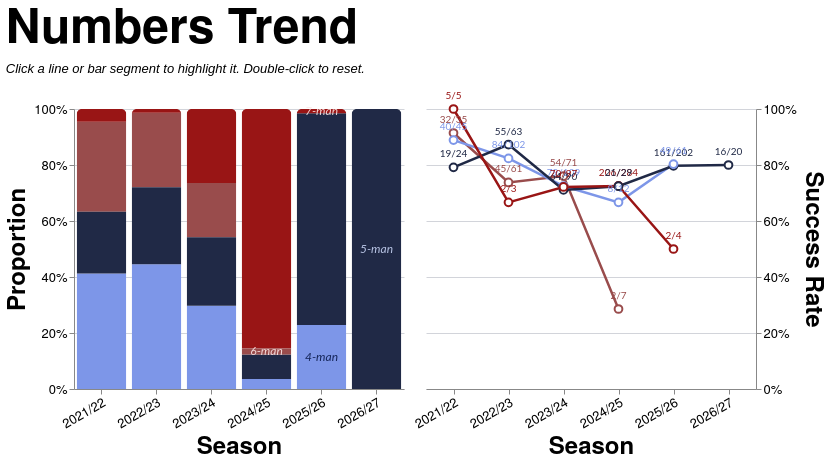

The specification (Vega-Lite) saved for this image:
### Vega-Lite specification from a JSON file in a GitHub repository (floating-point values rounded to 4 significant figures; data arrays with more than 128 entries replaced by an {"elided": "..."} marker saying what was removed)
{"config": {"axis": {"labelFont": "PT Sans Narrow, Helvetica Neue, Helvetica, Arial, sans-serif", "titleFont": "PT Sans Narrow, Helvetica Neue, Helvetica, Arial, sans-serif", "labelFontSize": 13, "titleFontSize": 24, "gridColor": "#202947", "gridOpacity": 0.2, "zindex": 1}, "text": {"font": "Lato, sans-serif"}, "bar": {"cornerRadiusEnd": 5}, "header": {"labelFont": "PT Sans Narrow, Helvetica Neue, Helvetica, Arial, sans-serif", "titleFont": "PT Sans Narrow, Helvetica Neue, Helvetica, Arial, sans-serif", "labelFontSize": 24, "titleFontSize": 28, "labelFontWeight": "bold", "orient": "left"}, "legend": {"labelFont": "PT Sans Narrow, Helvetica Neue, Helvetica, Arial, sans-serif", "titleFont": "PT Sans Narrow, Helvetica Neue, Helvetica, Arial, sans-serif", "labelFontSize": 14, "titleFontSize": 16, "titlePadding": 5, "fillColor": "white", "strokeColor": "black", "padding": 10, "titleFontWeight": "lighter", "titleFontStyle": "italic", "titleColor": "gray", "offset": 10}, "title": {"font": "PT Sans Narrow, Helvetica Neue, Helvetica, Arial, sans-serif", "fontSize": 48, "fontWeight": "bold", "anchor": "start", "align": "center", "titlePadding": 20, "subtitlePadding": 10, "subtitleFontSize": 13, "subtitleColor": "", "subtitleFontStyle": "italic", "offset": 15, "color": "black"}, "axisX": {"labelAngle": 0}, "facet": {"title": null, "header": null, "align": {"row": "each", "column": "each"}, "spacing": 10}, "resolve": {"scale": {"y": "independent", "facet": "independent"}}, "background": "transparent", "scale": {"offsetBandPaddingOuter": 0.2, "offsetBandPaddingInner": 0.1}, "view": {"stroke": null, "background": "transparent"}}, "hconcat": [{"layer": [{"mark": {"type": "bar", "opacity": 0.85}, "encoding": {"color": {"field": "numbers", "legend": null, "scale": {"domain": ["4", "5", "6", "7"], "range": ["#7d96e8", "#202946", "#994C4C", "#991515"]}, "sort": ["4", "5", "6", "7"], "type": "nominal"}, "opacity": {"condition": {"param": "param_10", "value": 1.0, "empty": true}, "value": 0.2}, "order": {"field": "stack_order", "sort": "ascending", "type": "quantitative"}, "stroke": {"value": "transparent"}, "tooltip": [{"field": "season", "title": "Season", "type": "nominal"}, {"field": "numbers_display", "title": "Numbers", "type": "nominal"}, {"field": "attempts", "format": ",.0f", "title": "Attempts", "type": "quantitative"}, {"field": "won", "format": ",.0f", "title": "Won", "type": "quantitative"}, {"field": "success_rate", "format": ".1%", "title": "Success Rate", "type": "quantitative"}], "x": {"axis": {"labelAngle": -30}, "field": "season", "sort": ["2021/22", "2022/23", "2023/24", "2024/25", "2025/26", "2026/27"], "title": "Season", "type": "nominal"}, "y": {"axis": {"format": "%", "orient": "left"}, "field": "attempts", "stack": "normalize", "title": "Proportion", "type": "quantitative"}}, "name": "view_7", "transform": [{"filter": "(loSquad == 'All' || datum.squad == loSquad) && (loGameType == 'All' || (loGameType == 'League + Cup' && (datum.game_type == 'League' || datum.game_type == 'Cup')) || (loGameType == 'League only' && datum.game_type == 'League') || datum.game_type == loGameType) && (loThrower == 'All' || datum.thrower == loThrower) && (loJumper == 'All' || datum.jumper == loJumper) && (loArea == 'All' || datum.area == loArea)"}, {"aggregate": [{"op": "count", "as": "attempts"}, {"op": "sum", "field": "won", "as": "won"}], "groupby": ["season", "numbers"]}, {"calculate": "datum.won / datum.attempts", "as": "success_rate"}, {"calculate": "datum.won + '/' + datum.attempts", "as": "won_attempts_label"}, {"calculate": "datum.numbers + '-man'", "as": "numbers_display"}, {"calculate": "datum.numbers == '4' ? 0 : datum.numbers == '5' ? 1 : datum.numbers == '6' ? 2 : datum.numbers == '7' ? 3 : 999", "as": "stack_order"}]}, {"mark": {"type": "text", "align": "center", "baseline": "middle", "fontSize": 12, "fontStyle": "italic"}, "encoding": {"color": {"field": "text_label_color", "legend": null, "scale": null, "type": "nominal"}, "opacity": {"condition": {"param": "param_10", "value": 0.9, "empty": true}, "value": 0.3}, "text": {"field": "numbers_display", "type": "nominal"}, "x": {"axis": {"labelAngle": -30}, "field": "season", "sort": ["2021/22", "2022/23", "2023/24", "2024/25", "2025/26", "2026/27"], "title": "Season", "type": "nominal"}, "y": {"field": "mid_y", "scale": {"domain": [0, 1]}, "type": "quantitative"}}, "transform": [{"filter": "(loSquad == 'All' || datum.squad == loSquad) && (loGameType == 'All' || (loGameType == 'League + Cup' && (datum.game_type == 'League' || datum.game_type == 'Cup')) || (loGameType == 'League only' && datum.game_type == 'League') || datum.game_type == loGameType) && (loThrower == 'All' || datum.thrower == loThrower) && (loJumper == 'All' || datum.jumper == loJumper) && (loArea == 'All' || datum.area == loArea)"}, {"aggregate": [{"op": "count", "as": "attempts"}, {"op": "sum", "field": "won", "as": "won"}], "groupby": ["season", "numbers"]}, {"calculate": "datum.won / datum.attempts", "as": "success_rate"}, {"calculate": "datum.won + '/' + datum.attempts", "as": "won_attempts_label"}, {"calculate": "datum.numbers + '-man'", "as": "numbers_display"}, {"calculate": "datum.numbers == '4' ? 0 : datum.numbers == '5' ? 1 : datum.numbers == '6' ? 2 : datum.numbers == '7' ? 3 : 999", "as": "stack_order"}, {"joinaggregate": [{"op": "sum", "field": "attempts", "as": "season_total"}], "groupby": ["season"]}, {"calculate": "datum.attempts / datum.season_total", "as": "proportion"}, {"window": [{"op": "sum", "field": "proportion", "as": "cum_prop"}], "frame": [null, 0], "groupby": ["season"], "sort": [{"field": "stack_order", "order": "ascending"}]}, {"calculate": "datum.cum_prop - datum.proportion / 2", "as": "mid_y"}, {"calculate": "datum.numbers == '4' ? '#0a1a4a' : datum.numbers == '5' ? '#c8d4f5' : datum.numbers == '6' ? '#fce8e8' : datum.numbers == '7' ? '#fce8e8' : 'black'", "as": "text_label_color"}, {"calculate": "toNumber(split(datum.season, '/')[0])", "as": "season_order_num"}, {"window": [{"op": "row_number", "field": "", "as": "season_rank"}], "groupby": ["numbers"], "sort": [{"field": "season_order_num", "order": "descending"}]}, {"filter": "datum.season_rank == 1"}]}], "height": 280, "width": {"step": 55}}, {"layer": [{"mark": {"type": "line", "point": {"fill": "white", "filled": false, "size": 60}, "strokeWidth": 2.5}, "encoding": {"color": {"field": "numbers", "legend": null, "scale": {"domain": ["4", "5", "6", "7"], "range": ["#7d96e8", "#202946", "#994C4C", "#991515"]}, "sort": ["4", "5", "6", "7"], "type": "nominal"}, "detail": {"field": "numbers", "type": "nominal"}, "opacity": {"condition": {"param": "param_10", "value": 1.0, "empty": true}, "value": 0.2}, "tooltip": [{"field": "season", "title": "Season", "type": "nominal"}, {"field": "numbers_display", "title": "Numbers", "type": "nominal"}, {"field": "attempts", "format": ",.0f", "title": "Attempts", "type": "quantitative"}, {"field": "won", "format": ",.0f", "title": "Won", "type": "quantitative"}, {"field": "success_rate", "format": ".1%", "title": "Success Rate", "type": "quantitative"}], "x": {"axis": {"labelAngle": -30}, "field": "season", "sort": ["2021/22", "2022/23", "2023/24", "2024/25", "2025/26", "2026/27"], "title": "Season", "type": "nominal"}, "y": {"axis": {"format": "%", "orient": "right"}, "field": "success_rate", "scale": {"domainMax": 1, "nice": true}, "title": "Success Rate", "type": "quantitative"}}, "name": "view_8", "transform": [{"filter": "(loSquad == 'All' || datum.squad == loSquad) && (loGameType == 'All' || (loGameType == 'League + Cup' && (datum.game_type == 'League' || datum.game_type == 'Cup')) || (loGameType == 'League only' && datum.game_type == 'League') || datum.game_type == loGameType) && (loThrower == 'All' || datum.thrower == loThrower) && (loJumper == 'All' || datum.jumper == loJumper) && (loArea == 'All' || datum.area == loArea)"}, {"aggregate": [{"op": "count", "as": "attempts"}, {"op": "sum", "field": "won", "as": "won"}], "groupby": ["season", "numbers"]}, {"calculate": "datum.won / datum.attempts", "as": "success_rate"}, {"calculate": "datum.won + '/' + datum.attempts", "as": "won_attempts_label"}, {"calculate": "datum.numbers + '-man'", "as": "numbers_display"}]}, {"mark": {"type": "text", "align": "center", "baseline": "bottom", "dy": -8, "fontSize": 10}, "encoding": {"color": {"field": "numbers", "legend": null, "scale": {"domain": ["4", "5", "6", "7"], "range": ["#7d96e8", "#202946", "#994C4C", "#991515"]}, "sort": ["4", "5", "6", "7"], "type": "nominal"}, "detail": {"field": "numbers", "type": "nominal"}, "opacity": {"condition": {"param": "param_10", "value": 1.0, "empty": true}, "value": 0.2}, "text": {"field": "won_attempts_label", "type": "nominal"}, "x": {"axis": {"labelAngle": -30}, "field": "season", "sort": ["2021/22", "2022/23", "2023/24", "2024/25", "2025/26", "2026/27"], "title": "Season", "type": "nominal"}, "y": {"axis": {"format": "%", "orient": "right"}, "field": "success_rate", "scale": {"domainMax": 1, "nice": true}, "title": "Success Rate", "type": "quantitative"}}, "transform": [{"filter": "(loSquad == 'All' || datum.squad == loSquad) && (loGameType == 'All' || (loGameType == 'League + Cup' && (datum.game_type == 'League' || datum.game_type == 'Cup')) || (loGameType == 'League only' && datum.game_type == 'League') || datum.game_type == loGameType) && (loThrower == 'All' || datum.thrower == loThrower) && (loJumper == 'All' || datum.jumper == loJumper) && (loArea == 'All' || datum.area == loArea)"}, {"aggregate": [{"op": "count", "as": "attempts"}, {"op": "sum", "field": "won", "as": "won"}], "groupby": ["season", "numbers"]}, {"calculate": "datum.won / datum.attempts", "as": "success_rate"}, {"calculate": "datum.won + '/' + datum.attempts", "as": "won_attempts_label"}, {"calculate": "datum.numbers + '-man'", "as": "numbers_display"}]}], "height": 280, "width": {"step": 55}}], "data": {"name": "data-e43753c4e564295a8a2bb987474335c8"}, "params": [{"name": "loSquad", "value": "All"}, {"name": "loSeason", "value": "All"}, {"name": "loGameType", "value": "All"}, {"name": "loThrower", "value": "All"}, {"name": "loJumper", "value": "All"}, {"name": "loArea", "value": "All"}, {"name": "loNumbers", "value": "All"}, {"name": "param_10", "select": {"type": "point", "clear": "dblclick", "fields": ["numbers"], "on": "click"}, "views": ["view_7", "view_8"]}], "resolve": {"scale": {"color": "shared"}}, "spacing": 8, "title": {"text": "Numbers Trend", "subtitle": "Click a line or bar segment to highlight it. Double-click to reset."}, "$schema": "https://vega.github.io/schema/vega-lite/v5.20.1.json", "datasets": {"data-e43753c4e564295a8a2bb987474335c8": {"elided": "1324 records"}}}
